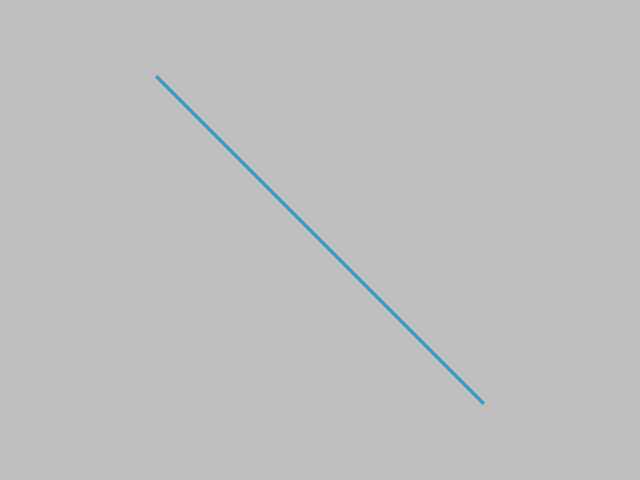

Recreate this plot in Python.
#!/usr/bin/env python

# Render a line between two points using vtkLineSource.

# Factory overrides: importing these modules registers the OpenGL rendering
# and interaction style implementations for vtkRenderingCore factory classes.
import vtkmodules.vtkInteractionStyle  # noqa: F401
import vtkmodules.vtkRenderingOpenGL2  # noqa: F401
# VTK pipeline classes used in this example
from vtkmodules.vtkFiltersSources import vtkLineSource
from vtkmodules.vtkRenderingCore import (
    vtkActor,
    vtkPolyDataMapper,
    vtkRenderWindow,
    vtkRenderWindowInteractor,
    vtkRenderer,
)

# Colors (normalized RGB)
peacock_rgb = (0.2, 0.631, 0.788)
silver_background_rgb = (0.75, 0.75, 0.75)

# Source: generate a line between two points
line_source = vtkLineSource()
line_source.SetPoint1(1.0, 0.0, 0.0)
line_source.SetPoint2(0.0, 1.0, 0.0)

# Mapper: map line geometry to graphics primitives
mapper = vtkPolyDataMapper()
mapper.SetInputConnection(line_source.GetOutputPort())

# Actor: set visual properties and color
actor = vtkActor()
actor.SetMapper(mapper)
actor.GetProperty().SetLineWidth(4)
actor.GetProperty().SetColor(peacock_rgb)

# Renderer: assemble the scene
renderer = vtkRenderer()
renderer.AddActor(actor)
renderer.SetBackground(silver_background_rgb)

# Window: display the rendered scene
render_window = vtkRenderWindow()
render_window.AddRenderer(renderer)
render_window.SetWindowName("line")
render_window.SetMultiSamples(0)
render_window.SetSize(640, 480)

# Interactor: handle mouse and keyboard events
render_window_interactor = vtkRenderWindowInteractor()
render_window_interactor.SetRenderWindow(render_window)

# Scene: configure the camera
renderer.ResetCamera()

# Start: launch the interactive visualization
render_window_interactor.Initialize()
render_window_interactor.Start()
